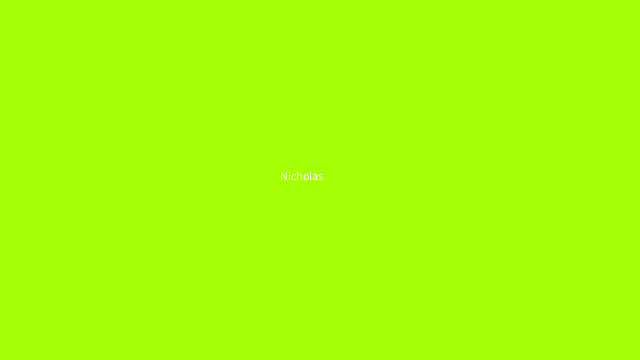
Frame 1 (no input)
Frame 60 (the mouse pressed at the canvas centre just before this capture): identical to frame 1, image omitted
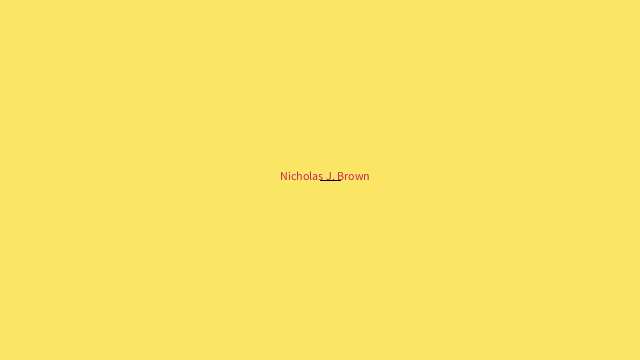
Frame 120 (the mouse held since frame 60 and released just before this capture)

The Processing sketch that drew these frames (run headless with seeded random() and noise(); from frame 60 on, the mouse is pressed at the canvas centre):

// Processing sketch: processing_30323
// ── processing_30323.pde

void setup(){
  size(640, 360); //resizing window
   background(165,293,4);//setting background color
   text("Nicholas", 280,180);
}
 
void draw(){
if(mousePressed == true){
  background(250,230,100);
  line(320,180,340,180);
  text("Nicholas J. Brown", 280,180);
  fill(201,36,87);
   
  }
}


                
                
